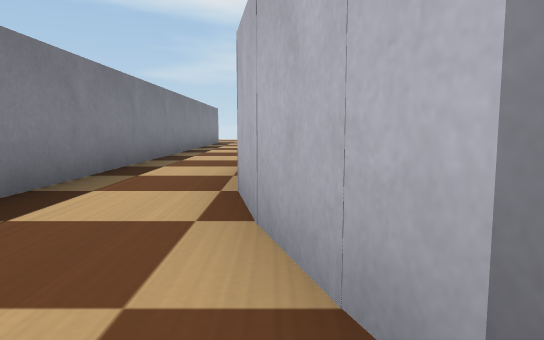
[1] (above)

22 first-person views from a walk through a Webots world. The camera is 0.12 m above the floor, tilts 6° down and sees 70° across. The floor is counted in squares, 0.2 m on a side. Each view is taken from the middle of a square. On the plan, view 1 faces up. The plan holds only what a view shows up to about 10 squares ahead; the rest is blank. The robots in the file are not drawn. Simple shapes and patterns stand in for the simulator's stock objects.

[2]
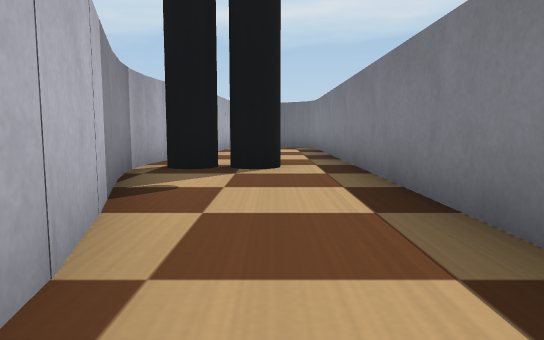

[3]
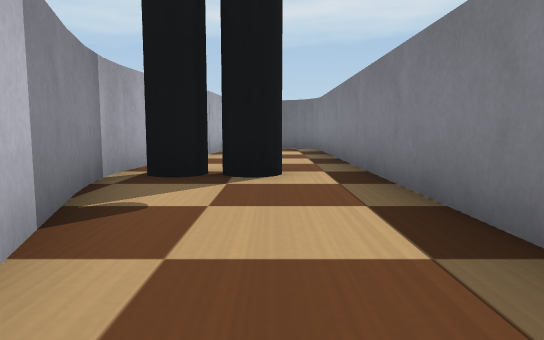

[4]
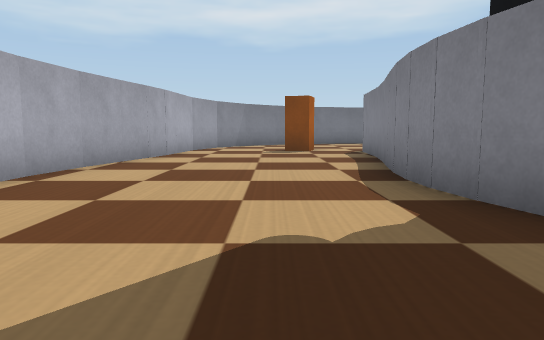

[5]
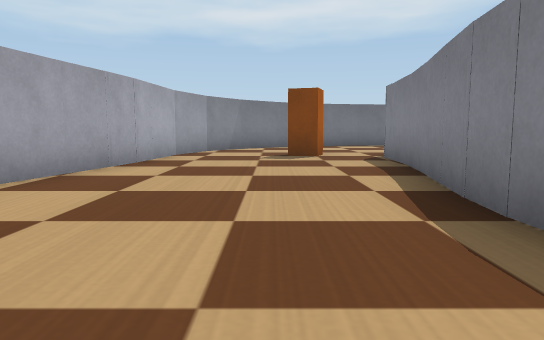

[6]
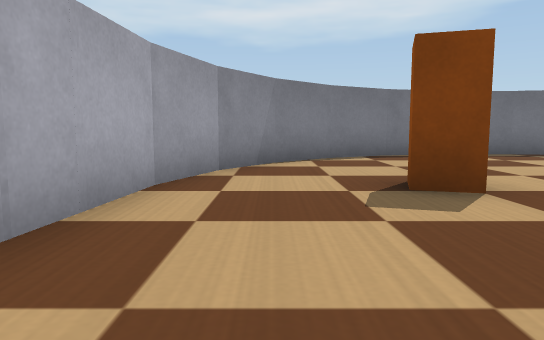

[7]
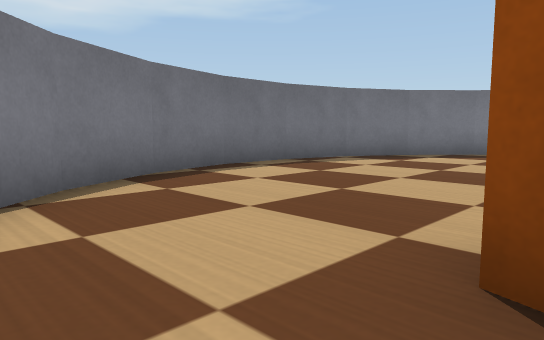

[8]
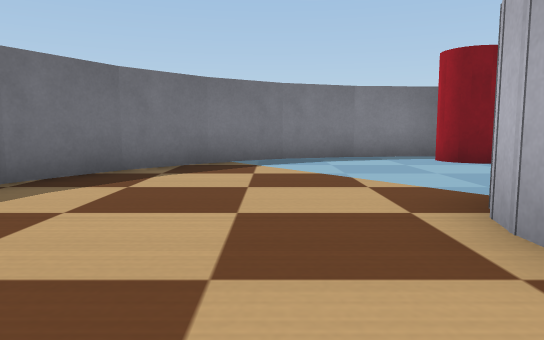

[9]
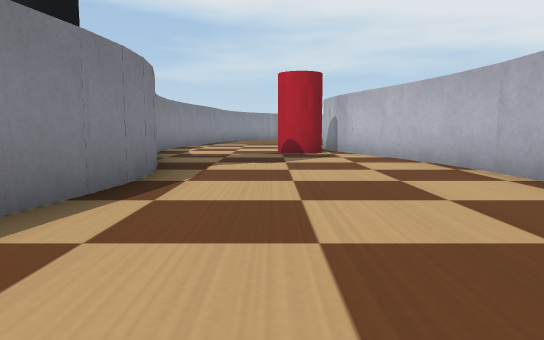

[10]
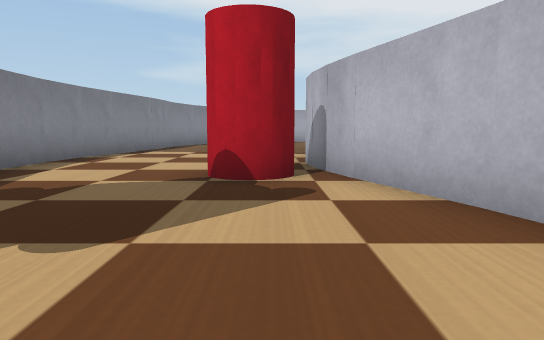

[11]
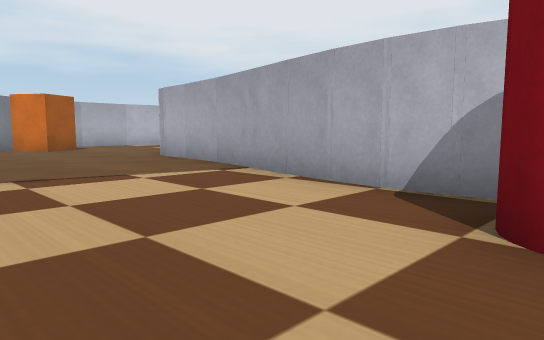

[12]
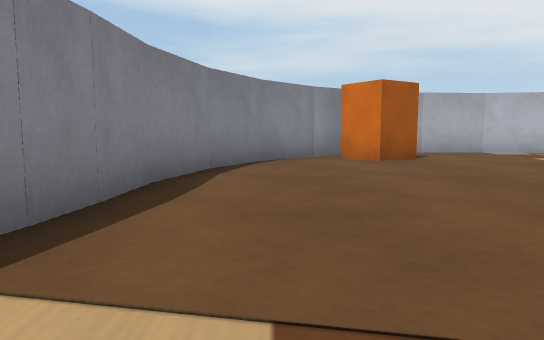

[13]
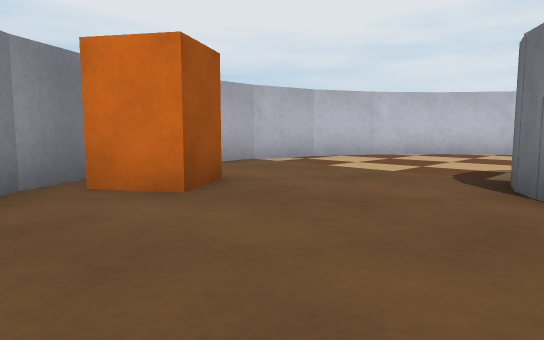

[14]
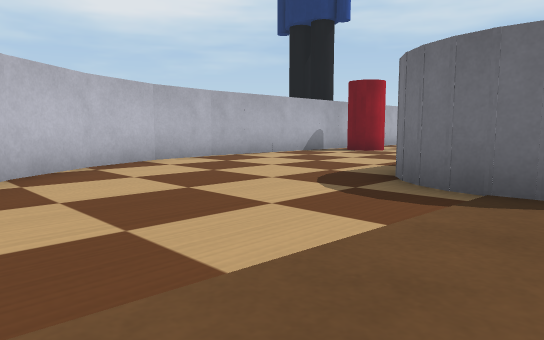

[15]
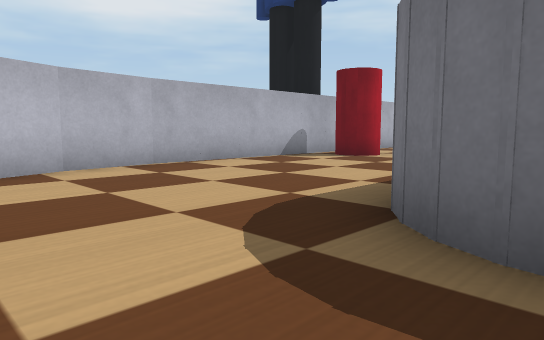

[16]
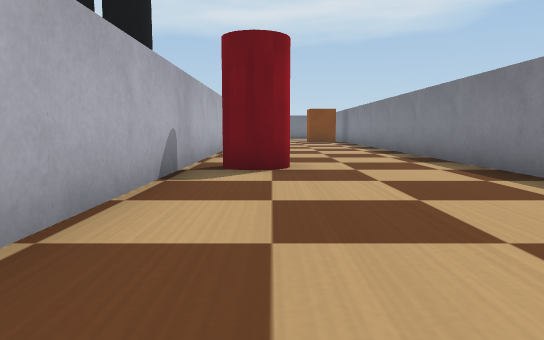

[17]
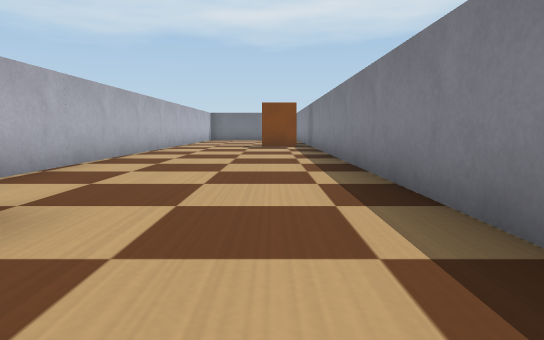

[18]
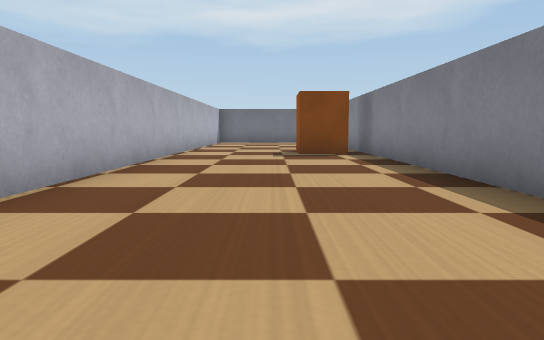

[19]
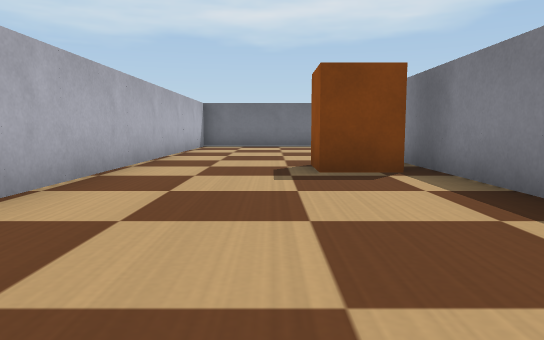

[20]
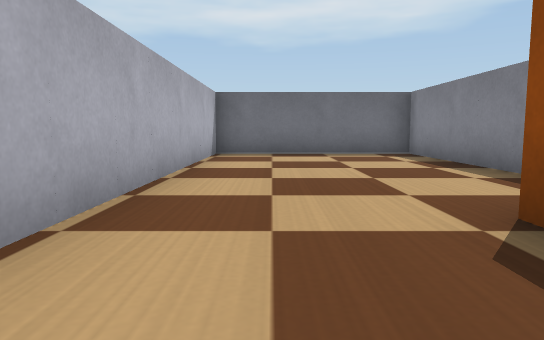

[21]
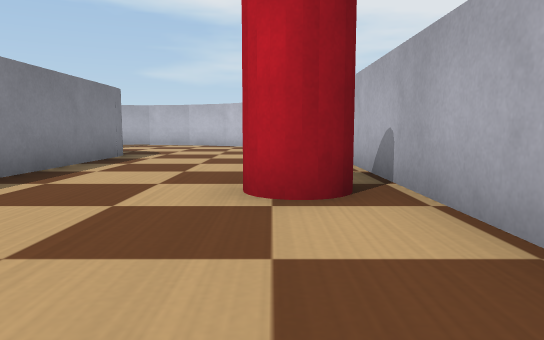

[22]
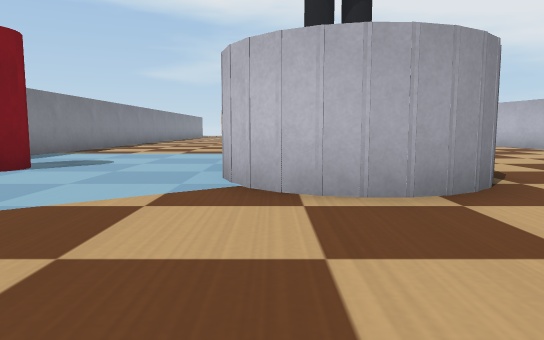

### Floor plan
Points are (right, up) in squares from view 1. A wall is a line through its corners. A room is listed if a view was taken in it or the views show most of it. See-through windows are left out.
Room 1 (view 1)
walls: (1.1, -2.7) (1.1, -2) (1, -1.3); (1.1, -1.3) (0.3, 1); (1, -3.6) (1.1, -2.6); (-2.4, 0.4) (-2.4, -4.5)
ways out: opening at (-1, 1) to room 2; opening at (-1, -4) to room 4
objects: person (-1, -3) to (0, -2)
Room 2 (views 2, 3)
walls: (-2.4, 10.1) (-2.4, 0.4); (-0.1, 2.3) (-0.3, 3.8); (0.3, 1) (-0.2, 2.6)
ways out: opening at (-1, 1) to room 1
objects: person (14, 5) to (16, 5)
Room 3 (views 4, 5, 6, 7, 8, 9, 10, 11, 12, 13, 14, 15, 16, 17, 18, 19, 20, 21, 22)
walls: (6, -0.3) (4.7, 3.7); (6.1, -1.7) (5.9, -0.3); (6.1, -2.9) (6.1, -1.5); (4.8, 3.5) (4.6, 4.4); (1.3, -1.1) (1.4, -2.1); (1.1, -0.5) (1.3, -1.3); (1.4, -1.8) (1.4, -2.7); (4.6, 4.2) (4.6, 5.1); (1.5, -2.5) (0.7, -6.5); (4.6, 4.8) (4.7, 5.8); (4.7, 5.6) (5.4, 9.9); (5.6, -6.4) (6.2, -2.9); (0.7, -6.4) (0.5, -8.6) (0.2, -9.2) (-1, -9.8) (-2.1, -9.2) (-2.5, -8.7); (0, 6.4) (-0.1, 5.1) (-0.1, 3.7); (5.3, -9.2) (5.5, -6.1); (0.3, 8.1) (0, 6.3); (5.4, 9.7) (5.4, 10.7); (8.6, -9.1) (8.6, -13.6) (13.4, -13.6) (13.4, 4.6); (0.3, -9) (-0.2, -9.5) (-1.2, -9.7); (5.5, 10.6) (5.6, 11.2); (13.4, 6.6) (13.4, 10.6); (4.7, -10.8) (5.3, -9.1); (-0.6, -9.6) (-1.4, -9.6); (8.6, 10.6) (8.6, -7); (-0.8, -9.7) (-1.8, -9.5) (-2.4, -8.9) (-2.6, -8.3); (5.9, 11.7) (6.5, 12.1) (7.8, 12.2) (8.6, 11.1) (8.6, 10.4); (6.2, 11.9) (6.9, 12.2) (7.9, 12); (7.3, 12.1) (8, 11.8); (7.5, 12.2) (8.3, 11.5); (1.1, 12.8) (0.7, 11.3) (0.5, 9); (2.7, -13.2) (3.9, -12) (4.8, -10.7); (13.4, 10.5) (13.1, 12.3); (13.2, 12.1) (12.5, 13.7); (1.9, 14.3) (1, 12.8); (-7.4, -7.8) (-7.2, -9.3); (-0.2, -14.3) (1.4, -13.9) (2.9, -13.1); (-7.3, -9.2) (-6.7, -10.9); (3, 15.4) (1.8, 14.1); (12.6, 13.6) (11.5, 15); (-1.8, -14.3) (0, -14.3); (-6.8, -10.7) (-5.8, -12.2); (3.8, 16) (2.9, 15.4); (-5.9, -12.1) (-4.6, -13.2); (11.7, 14.9) (10.3, 16); (-4.7, -13.2) (-3.3, -13.9) (-1.6, -14.4); (10.4, 15.9) (8.9, 16.6) (7.3, 16.9); (7.4, 16.9) (5.8, 16.7)
ways out: opening at (-4.5, -8.5)
objects: orange box (2, -9); red cylinder (3, 3) to (4, 4); orange box (4, 14) to (5, 15); orange box (9, -6) to (10, -6); red cylinder (12, 5) to (13, 6)
Room 4 (no view inside)
walls: (0.4, -7.1) (0.5, -6.1); (-2.4, -4.5) (-2.4, -7)
ways out: opening at (-1, -4) to room 1

Positions as (right, up) in squares from view 1, and headings:
1: (0, 0), facing up
2: (-1, 4), facing down
3: (-1, 3), facing down
4: (3, 2), facing down
5: (3, 0), facing down
6: (4, -5), facing down
7: (4, -9), facing down-left
8: (1, -11), facing left
9: (3, -7), facing up
10: (4, -2), facing up
11: (1, 3), facing up-right
12: (2, 7), facing up
13: (2, 11), facing up-right
14: (6, 16), facing down-right
15: (7, 14), facing down-right
16: (12, 12), facing down
17: (10, 8), facing down
18: (11, 4), facing down
19: (11, 0), facing down
20: (12, -4), facing down
21: (12, 2), facing up
22: (-2, -13), facing up
